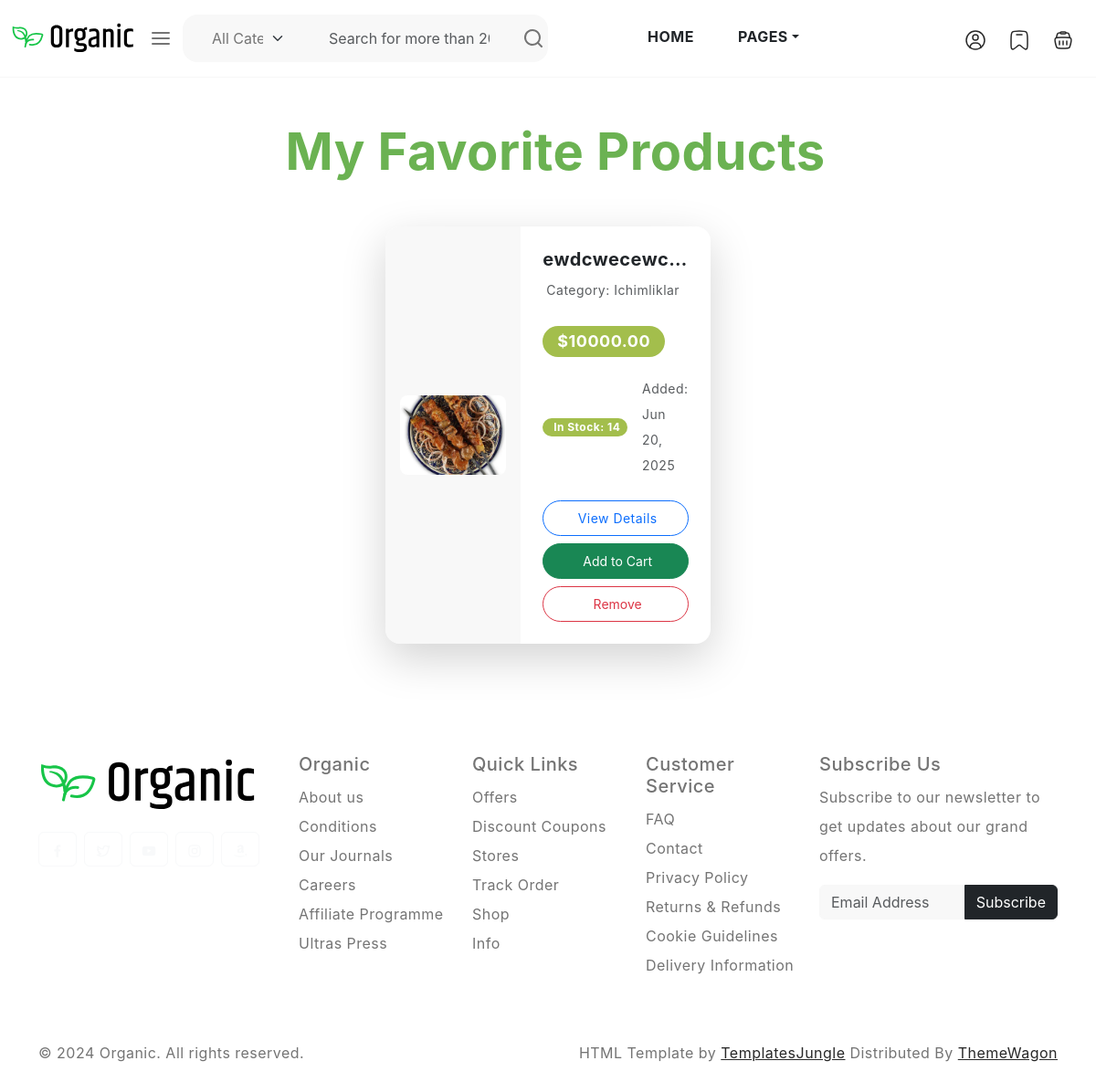
/favorites/ (signed in), run on an earlier commit of the app's database.
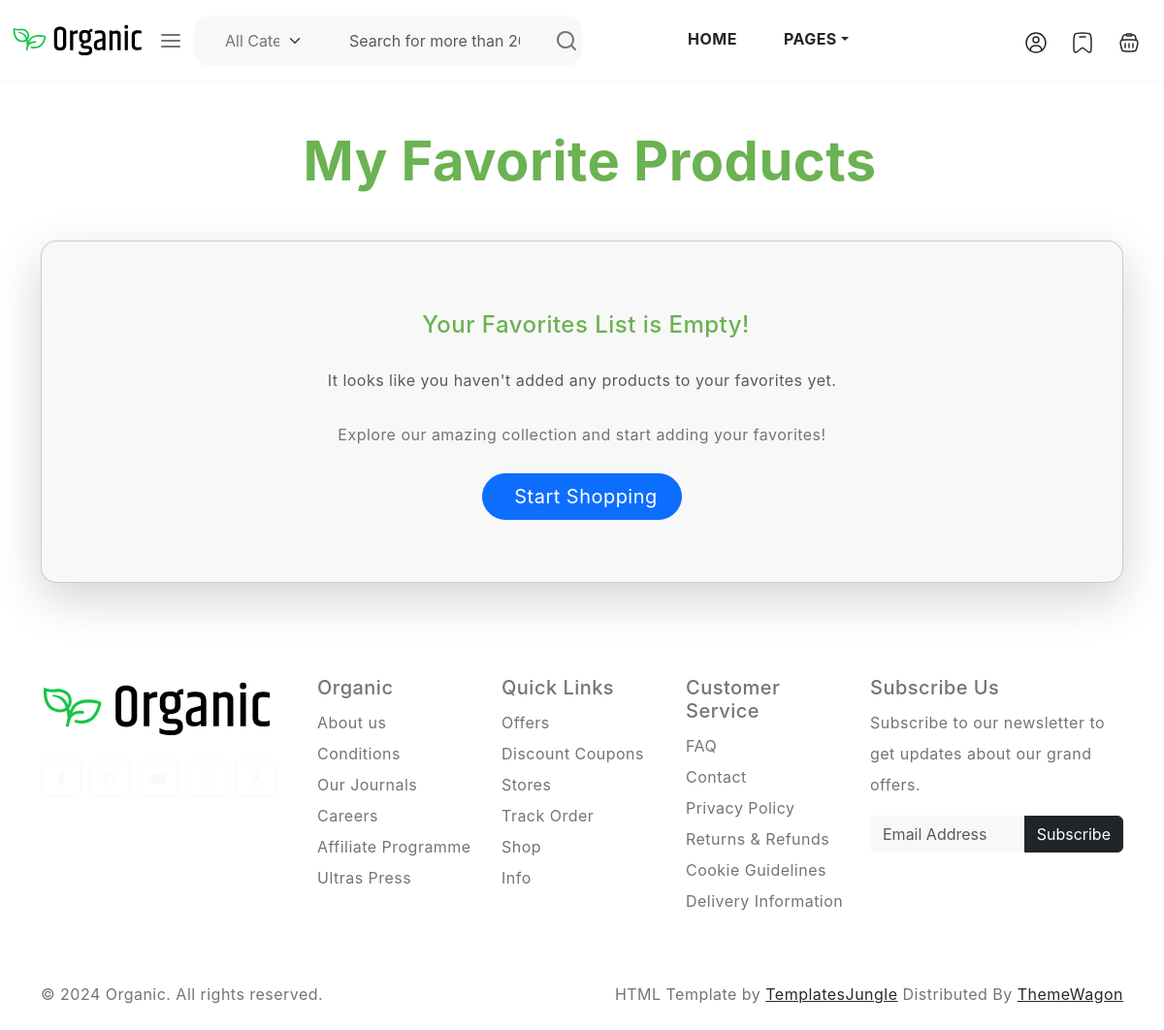
And on a later commit of the database.
### favorites/models.py (models this page shows, shortened)
class Favorite(models.Model):
    user = models.ForeignKey(settings.AUTH_USER_MODEL, on_delete=models.CASCADE)
    product = models.ForeignKey(Product, on_delete=models.CASCADE)
    added_at = models.DateTimeField(auto_now_add=True)
    class Meta:
        unique_together = ('user', 'product')

### products/models.py (models this page shows, shortened)
class Product(models.Model):
    name = models.CharField(max_length=200)
    description = models.TextField()
    price = models.DecimalField(max_digits=10, decimal_places=2)
    stock = models.IntegerField(default=0)
    category = models.ForeignKey(Category, on_delete=models.CASCADE)
    image = models.ImageField(upload_to='products/', blank=True, null=True)
    created_at = models.DateTimeField(auto_now_add=True)
    is_featured = models.BooleanField(default=False)  # Yangi qo‘shilgan maydon
    sales_count = models.IntegerField(default=0)  # Yangi qo‘shilgan maydon
    slug = models.SlugField(max_length=200, unique=True, blank=True)

class Category(models.Model):
    name = models.CharField(max_length=100)
    slug = models.SlugField(unique=True)
    image = models.ImageField(upload_to='images_category/', null=True, blank=True)

### favorites/views.py (the view)
# urls.py: path('', FavoritesView.as_view(), name='favorites'),
class FavoritesView(LoginRequiredMixin, TemplateView):
    template_name = 'favorites/favorit.html'
    def get_context_data(self, **kwargs):
        context = super().get_context_data(**kwargs)
        context['favorites'] = Favorite.objects.filter(user=self.request.user)
        return context

### templates/favorites/favorit.html (shortened to what the changed rows need)
{% extends 'base.html' %}
  {% load static %}
  {% block content %}
  <div class="container py-5">
      <h1 class="display-4 fw-bold text-center mb-5 text-primary">
           My Favorite Products
      </h1>
      {% if favorites %}
          <div class="row row-cols-1 row-cols-md-2 row-cols-lg-3 g-4 justify-content-center" id="favorite-list-container">
              {% for favorite_item in favorites %}
                  <div class="col mb-4" id="favorite-item-{{ favorite_item.id }}">
                      <div class="card h-100 shadow-lg border-0 rounded-4 overflow-hidden product-card-hover animate__animated animate__fadeIn">
                          <div class="row g-0">
                              <div class="col-md-5 d-flex align-items-center justify-content-center bg-light p-3">
                                  <img src="{{ favorite_item.product.image.url|default:'{% static "images/placeholder.png" %}' }}"
                                       alt="{{ favorite_item.product.name }}"
                                       class="img-fluid rounded-3"
                                       style="max-height: 200px; object-fit: contain; transition: transform 0.3s;">
                              </div>
                              <div class="col-md-7">
                                  <div class="card-body d-flex flex-column h-100 p-4">
                                      <h5 class="card-title fw-bold text-dark mb-2 text-truncate"
                                          data-bs-toggle="tooltip" data-bs-placement="top" title="{{ favorite_item.product.name }}">
                                          {{ favorite_item.product.name }}
                                      </h5>
                                      <p class="card-text text-muted small mb-3">
                                           Category: {{ favorite_item.product.category.name }}
                                      </p>
                                      <p class="card-text text-success fs-4 fw-bold mb-3">
                                          <span class="badge bg-success rounded-pill px-3 py-2">${{ favorite_item.product.price|floatformat:2 }}</span>
                                      </p>
                                      <div class="d-flex align-items-center mb-4">
                                          {% if favorite_item.product.stock > 0 %}
                                              <span class="badge bg-success rounded-pill me-3">
                                                   In Stock: {{ favorite_item.product.stock }}
                                              </span>
                                          {% else %}
                                              <span class="badge bg-danger rounded-pill me-3">
                                                  <i class="bi bi-x-circle-fill me-1"></i> Out of Stock
                                              </span>
                                          {% endif %}
                                          <small class="text-muted">Added: {{ favorite_item.added_at|date:"M d, Y" }}</small>
                                      </div>
                                      <div class="mt-auto d-grid gap-2">
                                          <a href="{% url 'product_detail' favorite_item.product.slug %}"
                                             class="btn btn-outline-primary btn-sm rounded-pill py-2">
                                               View Details
                                          </a>
                                          {% if favorite_item.product.stock > 0 %}
                                              <button hx-post="/cart/add/"
                                                    hx-target="#cart-count"
                                                    hx-swap="outerHTML"
                                                    class="btn btn-success btn-sm rounded-pill py-2 animate__animated animate__pulse animate__infinite animate__delay-1s"
                                                    data-product-id="{{ best_selling.id }}">
                                                 Add to Cart
                                            </button>
                                          {% else %}
                                              <button class="btn btn-secondary btn-sm rounded-pill py-2" disabled>
                                                  <i class="bi bi-x-octagon me-1"></i> Not Available
                                              </button>
                                          {% endif %}
                                          <button class="btn btn-outline-danger btn-sm rounded-pill py-2 remove-favorite"
                                                  data-favorite-id="{{ favorite_item.id }}">
                                               Remove
                                          </button>
                                      </div>
                                  </div>
                              </div>
                          </div>
                      </div>
                  </div>
              {% endfor %}
          </div>
      {% else %}
          <div class="card text-center py-5 shadow-lg rounded-4 bg-light">
              <div class="card-body">
                  <h4 class="card-title text-primary mb-4">
                       Your Favorites List is Empty!
                  </h4>
                  <p class="card-text text-muted mb-4">It looks like you haven't added any products to your favorites yet.</p>
                  <p class="card-text mb-4">Explore our amazing collection and start adding your favorites!</p>
                  <a href="{% url 'home' %}" class="btn btn-primary btn-lg rounded-pill px-4">
                       Start Shopping
                  </a>
              </div>
          </div>
      {% endif %}
  </div>
  {% endblock %}ck %}

What changed in the data, as far as the page shows it:
removed Favorite: product.image (picture), product.name "ewdcwecewc…", product.category.name "Ichimliklar", product.price "10000.00", product.stock "14", added_at "Jun 20, 2025"
Also different on the page:
text now shown: "Your Favorites List is Empty! It looks like you haven't added any products to your favorites yet. Explore our amazing collection and start adding your favorites! Start Shopping"
